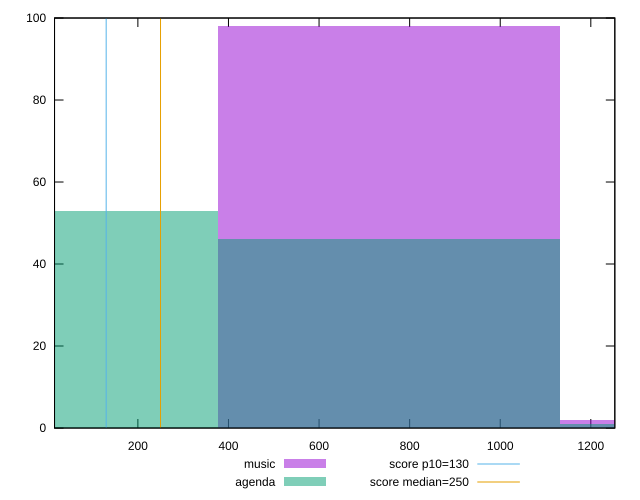

Reproduce this figure in gnuplot.
reset

$music <<EOF
753.9771687765705 98
1507.954337553141 2
EOF

$agenda <<EOF
753.9771687765705 46
0 53
1507.954337553141 1
EOF

set key outside below
set boxwidth 753.9771687765705
set xrange [16:1253]
set yrange [0:100]
set trange [0:100]
set style fill transparent solid 0.5 noborder

set parametric
set terminal svg size 640, 500 enhanced background rgb 'white'
set output "reports/report_00027_2021-02-24T12-40-31.850Z/max-potential-fid/comparison/histogram/0_vs_1.svg"

plot $music title "music" with boxes, \
     $agenda title "agenda" with boxes, \
     130,t title "score p10=130", \
     250,t title "score median=250"

reset
